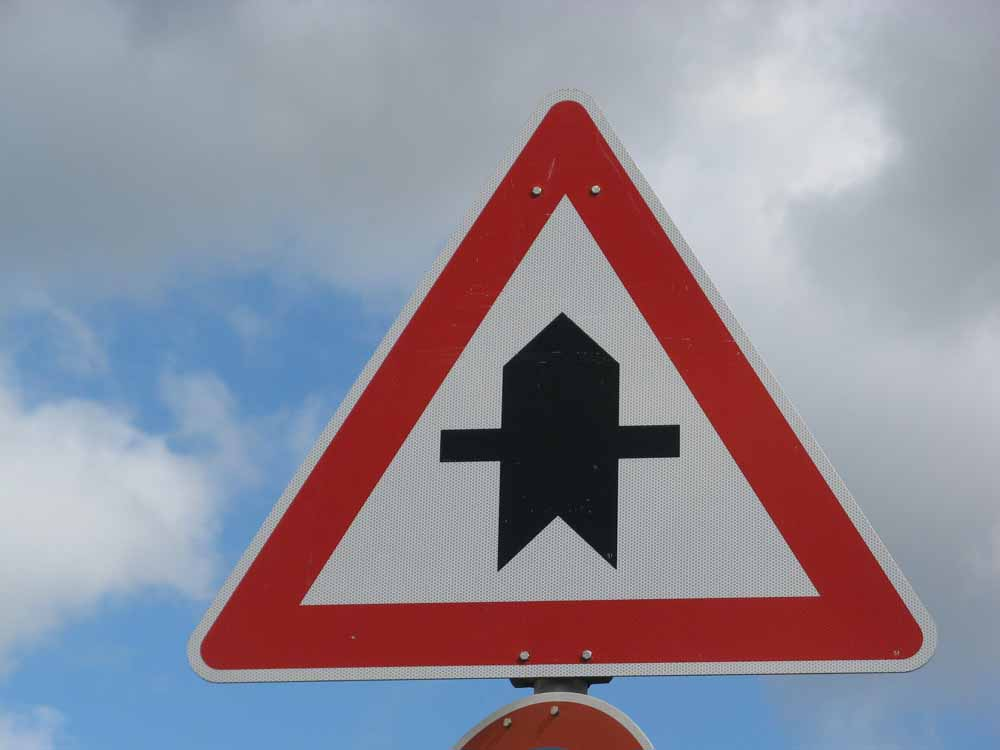
#> input picture P2-Traffic-Sign-Classifier/img/sample_traffic_sign.jpg, 1000 x 750 px
$ jupyter execute equalizer.ipynb   (shell and % lines are left out)
#> lines starting #> are read from the running program, lines starting #| are printed output that depends on the picture
# equlizer

## Histogram Equalization

* Enhancing the contrast in an image, bringing out details which were hard to see before.
* ref: https://docs.opencv.org/3.1.0/d5/daf/tutorial_py_histogram_equalization.html

* CLAHE (Contrast Limited Adaptive Histogram Equalization)

With **adaptive histogram equalization**, image is divided into small tiles. Then each of these titles are histogram equalized as usual. So in a small area, histogram would confine to a small region (unless there is noise). If *noise* is there, it will be amplified. To avoid this, contrast limiting is applied. If any histogram bin is above the specified contrast limit, those pixels are clipped and distributed uniformly to other bins before applying histogram equalization. After equalization, to remove *artifacts in tile borders*, bilinear interpolation is applied.

[cell 1]
import cv2
import numpy as np
import matplotlib.pyplot as plt
from IPython.display import clear_output, Image, display, HTML
import math

[cell 2]
def plot_of_equalizer(img):
    # equalizer
    equ_img = cv2.equalizeHist(img)
    # clahe
    clahe = cv2.createCLAHE(clipLimit=2.0, tileGridSize=(8,8))
    cl_img = clahe.apply(img)

    # stacking images side-by-side
    res = np.hstack((img, equ_img, cl_img))
    plt.imshow(res);
    plt.axis('off');
    return (img, equ_img, cl_img)

def plot_of_grayscaleHistogram(imgs):
    origin_img, equ_img, cl_img = imgs
    # Three subplots sharing both x/y axes
    f, (ax1, ax2, ax3) = plt.subplots(3, sharex=True, sharey=True)
    ax1.hist(origin_img.flatten(),256,[0,256], color = 'r')
    ax1.set_title('grayscale histogram of original img, histo equalizer, Clahe')
    ax2.hist(equ_img.flatten(),256,[0,256], color = 'r')
    ax3.hist(cl_img.flatten(),256,[0,256], color = 'r')
    # Fine-tune figure; make subplots close to each other and hide x ticks for
    # all but bottom plot.
    f.subplots_adjust(hspace=0)
    plt.setp([a.get_xticklabels() for a in f.axes[:-1]], visible=False)
    plt.show()

def transform_to_uin8(imgs):
    return np.array(imgs, dtype=np.uint8)

def image_Normalization(img_batches):
    return ((np.float32(img_batches)-128.0) / 128.0)

def grayscale_cv2(img):
    """
    input is an uint8 type image
    """
    return cv2.cvtColor(img, cv2.COLOR_RGB2GRAY)

[cell 3]
img = plt.imread("img//sample_traffic_sign.jpg")
#> img is the input picture: shape (750, 1000, 3); mean R, G, B 144.6, 140.2, 153.4
grayscale_img = grayscale_cv2(img)
#> in grayscale_cv2, `return cv2.cvtColor(img, cv2.COLOR_RGB2GRAY)`:
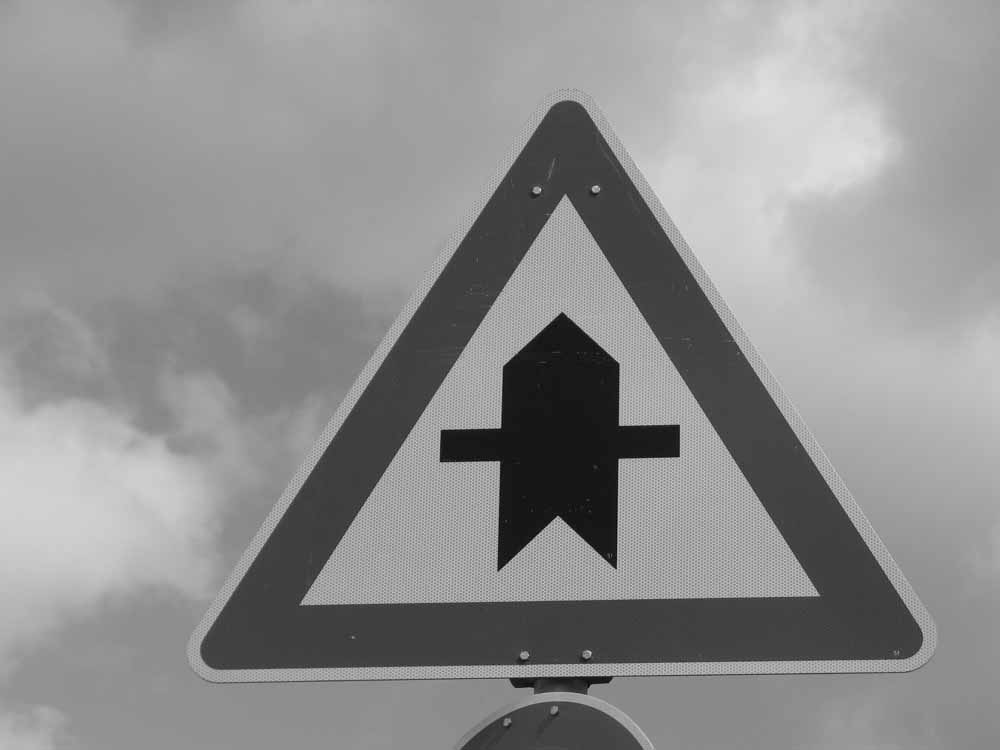
#> returned value: shape (750, 1000); min 1, max 228, mean 143
equalizer_images = plot_of_equalizer(grayscale_img)
#> in plot_of_equalizer, `equ_img = cv2.equalizeHist(img)`:
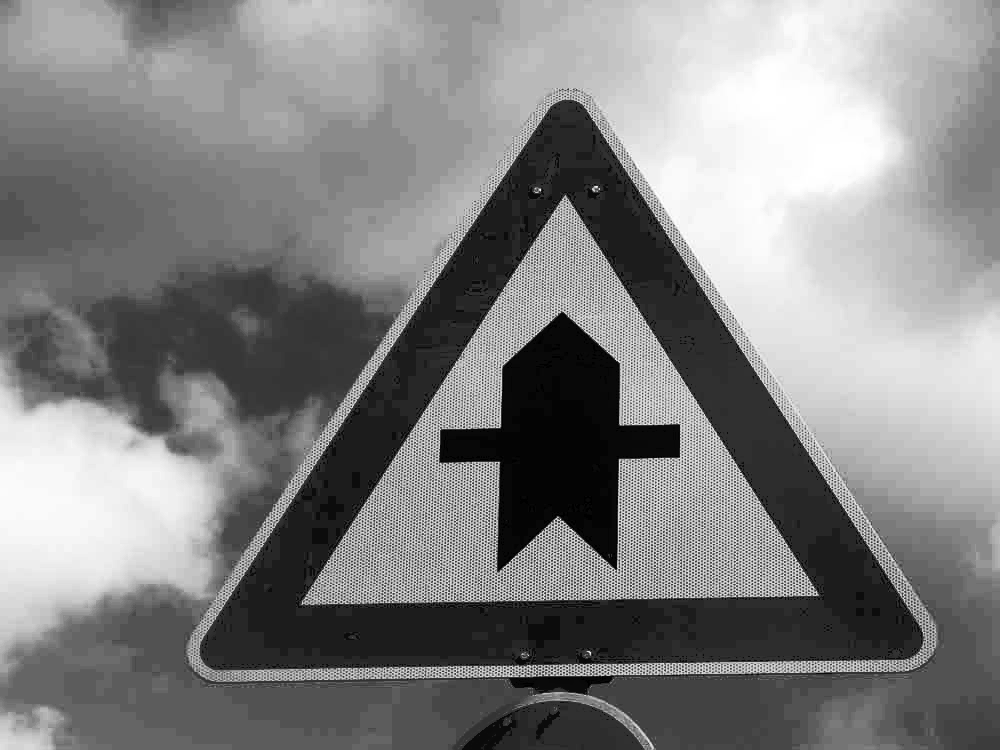
#> equ_img: shape (750, 1000); min 0, max 255, mean 130.2
#> in plot_of_equalizer, `cl_img = clahe.apply(img)`:
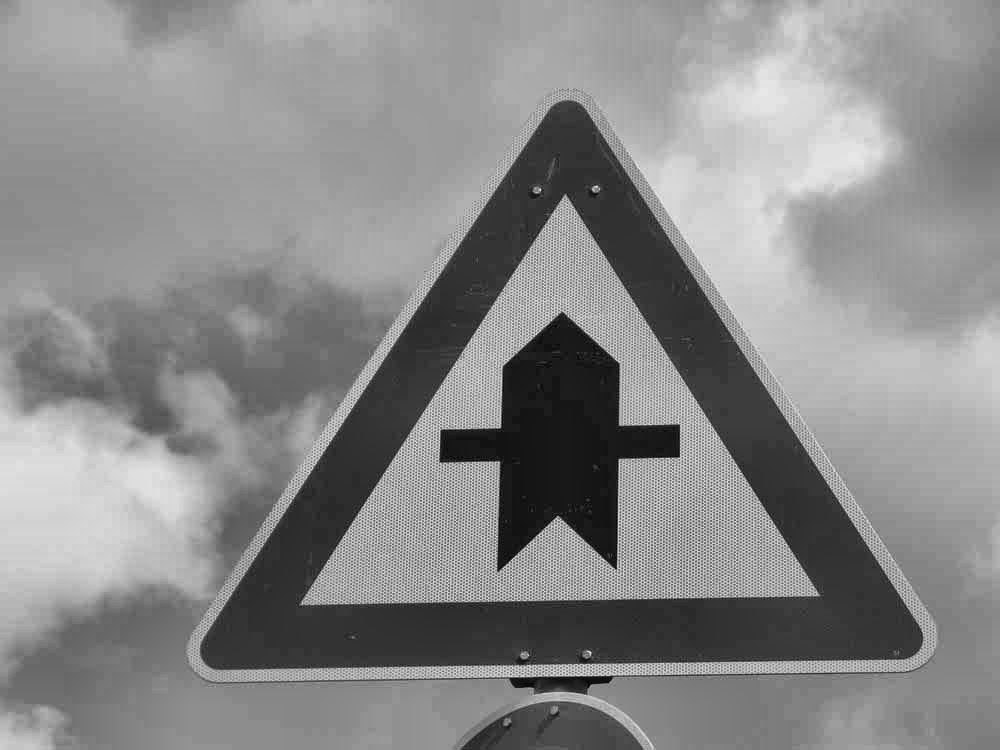
#> cl_img: shape (750, 1000); min 1, max 237, mean 136.9
#> in plot_of_equalizer, `res = np.hstack((img, equ_img, cl_img))`:
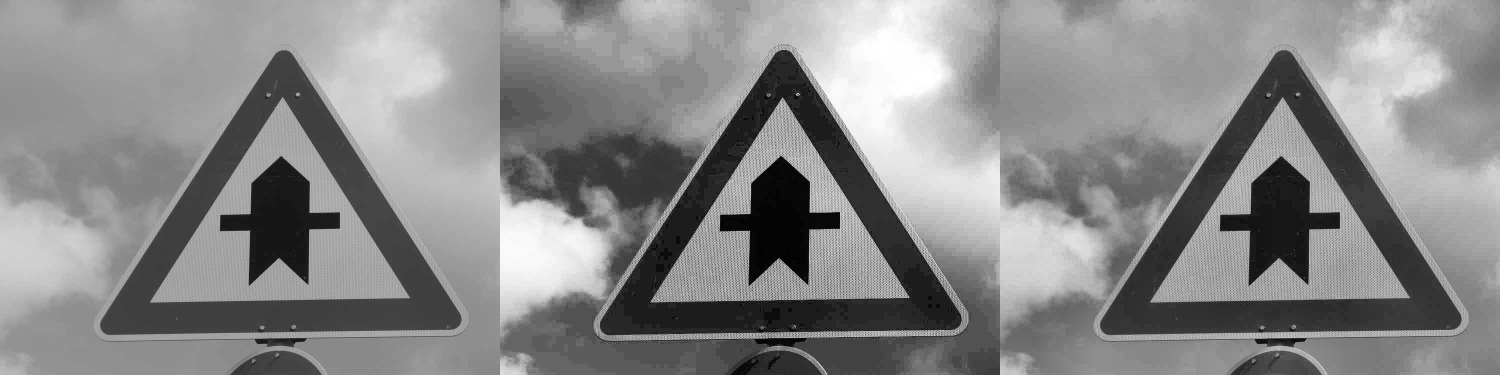
#> res: shape (750, 3000) (shown at 1/2 size); min 0, max 255, mean 136.7
plot_of_grayscaleHistogram(equalizer_images)
#> (the call stopped at in plot_of_grayscaleHistogram, `f, (ax1, ax2, ax3) = plt.subplots(3, sharex=True, sharey=True)`: IPython is not available in this run)

$ run again, with P2-Traffic-Sign-Classifier/img/INPUT.png saved as P2-Traffic-Sign-Classifier/img/sample_traffic_sign.jpg
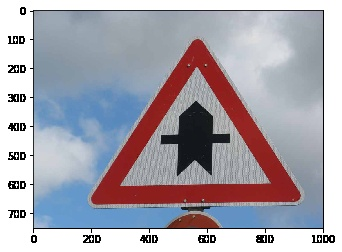
#> input picture P2-Traffic-Sign-Classifier/img/INPUT.png, 342 x 252 px
#> img is the input picture: shape (252, 342, 3); mean R, G, B 167.9, 164.6, 174.2
#> in plot_of_equalizer, `equ_img = cv2.equalizeHist(img)`:
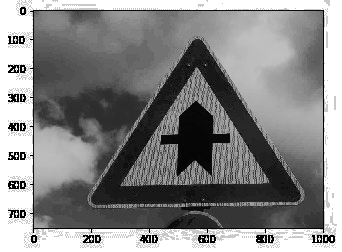
#> equ_img: shape (252, 342); min 0, max 255, mean 132.9
#> in plot_of_equalizer, `res = np.hstack((img, equ_img, cl_img))`:
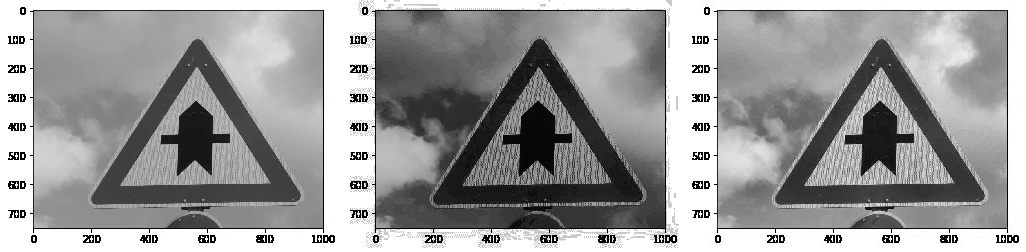
#> res: shape (252, 1026); min 0, max 255, mean 155
